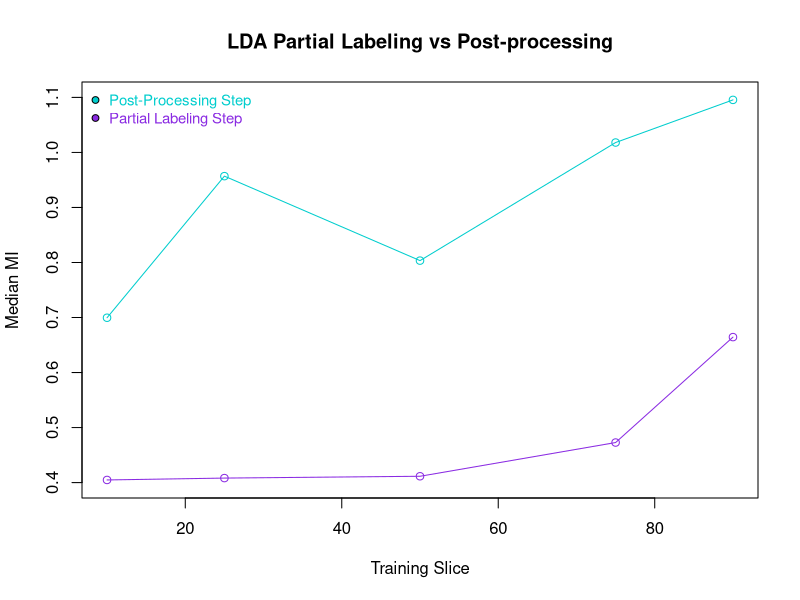

Recreate this plot in R.
x_axis = c(10,25,50,75,90)
ldaPreproc = c(0.4048, 0.4082, 0.4115, 0.4728, 0.6644)
ldaPostproc = c(0.6996, 0.9569, 0.8034, 1.0180, 1.0955)

plot(x_axis, ldaPostproc, main="LDA Partial Labeling vs Post-processing", col="cyan3", xlab="Training Slice", ylab="Median MI", ylim=c(0.4, 1.10))
lines(x_axis, ldaPostproc, col="cyan3")
points(x_axis,ldaPreproc, col="blueviolet")
lines(x_axis, ldaPreproc, col="blueviolet")

legend("topleft", cex=0.9, bty="n", legend=c("Post-Processing Step", "Partial Labeling Step"), text.col=c("cyan3", "blueviolet"), pt.bg=c("cyan3", "blueviolet"), pch=c(21,21))